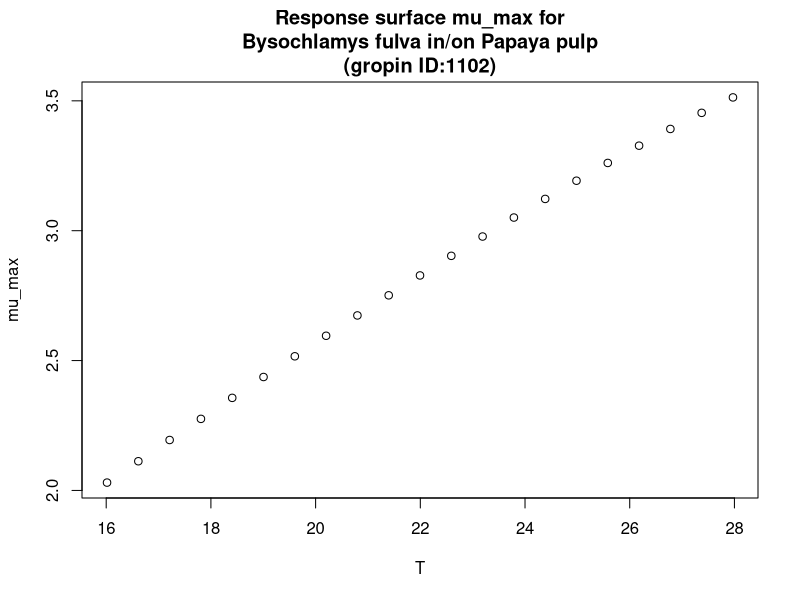

Reproduce this figure in R.
#############################
# start of Parameter script
#############################
T <- seq(16.016,27.972027972028,length.out=21)
#############################
# end of Parameter script
#############################
############################# 
# start of Model script Gropin ID 1102 
#############################
 
# constant coefficients for this model
 
variables <- data.frame(T)
argumentsPar <- expand.grid(variables)
 
# heart of the model
response_surface <- function(T) {
   mumax <-0.143*(T-1.65)*(1-exp(0.145*(T-46.65)))

return(mumax=mumax)
} 

# output parameters
mumax <- cbind(argumentsPar,response_surface(argumentsPar['T']))
colnames(mumax) <- c(colnames(argumentsPar),'mumax')
#############################
# End of Model script
#############################
############################# 
# start of Visualisation script Gropin ID 1102 
#############################
plot(T,mumax$mumax,
                          xlab='T',
                          ylab='mu_max',main='Response surface mu_max for
Bysochlamys fulva in/on Papaya pulp
(gropin ID:1102)')
#############################
# End of Visualisation script
#############################
